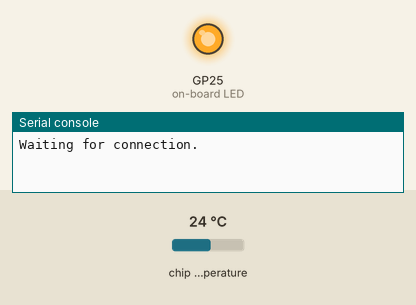
Simulated run of this program. Board: Raspberry Pi Pico running MicroPython. Parts: output pins drawn as LEDs (lit = HIGH), the last lines printed to the serial console. The test bench sets the inputs (shaded band); at power-on: chip temperature 24 °C. WiFi joins after 1.5 s; web requests get an empty 200 reply after 0.4 s.

Above: at 0.1 s.
At 123.3 s:
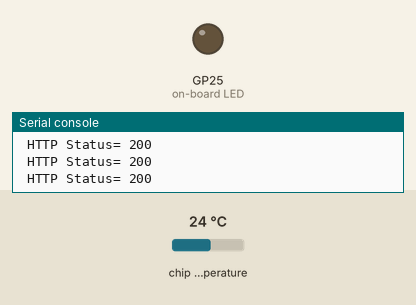
Timing chart, 0 to 124.8 s (numbered marks = the images above):
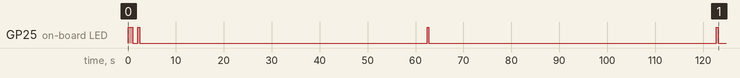

Measured:
- by itself, GP25 (on-board LED): LOW → HIGH at 0.00 s, → LOW 1.0 s later, → HIGH 1.0 s later, → LOW 0.40 s later, … (8 changes in this stretch)

The program:

main.py
```python
import config

import network
import random
import urequests
from time import sleep
from picozero import pico_temp_sensor, pico_led

def connect(ssid, password):
    pico_led.off()
    wlan = network.WLAN(network.STA_IF)
    wlan.active(True)
    wlan.connect(ssid, password)
    print('Waiting for connection', end='')
    while not wlan.isconnected():
        pico_led.toggle()
        print('.', end='')
        sleep(1)
    ip = wlan.ifconfig()[0]
    print('')
    print(f'Connected on {ip}')
    pico_led.off()
    return ip

# Setting Ambient Information
url = 'http://ambidata.io/api/v2/channels/'+config.ambient_chid+'/data'
head = {'Content-Type':'application/json'}
body = {'writeKey':config.ambient_wkey, 'amdient_tag':0.0}

# Main logic
connect(config.wifi_ssid, config.wifi_pass)
for i in range(0, 20, 1):
    pico_led.on()
    temperature = pico_temp_sensor.temp
    body['d1'] = temperature
    res = urequests.post(url, json=body, headers=head)
    print(' HTTP Status=', res.status_code)
    res.close()
    pico_led.off()
    sleep(60)
```

config.py
```python
wifi_ssid = 'FXC-MY_WIFI_SSID'
wifi_pass = 'MY_WIFI_PASSWORD'
ambient_chid = 'MY_AMBIENT_CHID'
ambient_wkey = 'MY_AMBIENT_WKEY'
```
